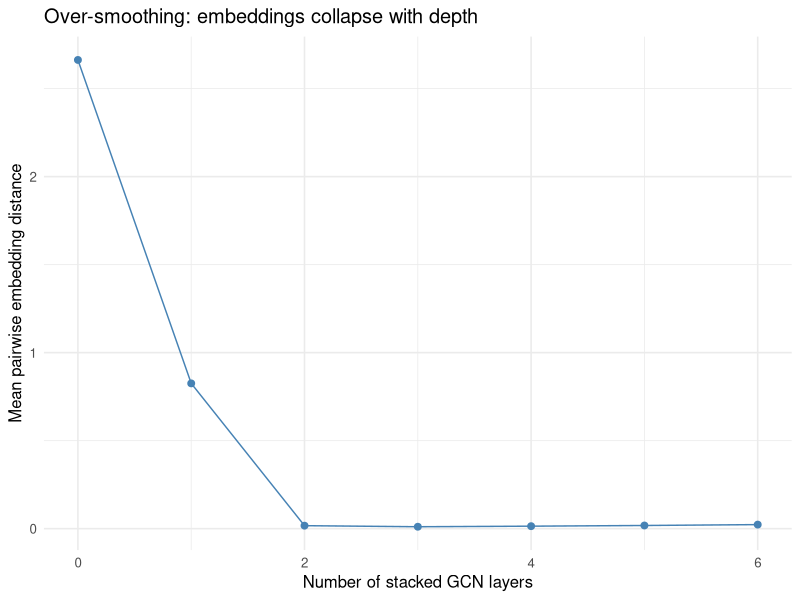

This figure's R source:
## ---- chunk 1
set.seed(1)

# 6 nodes: {1,2,3} form one cluster, {4,5,6} another, edge 3-4 is the bridge
A <- matrix(0, 6, 6)
edges <- rbind(
  c(1, 2), c(1, 3), c(2, 3),   # cluster 1 (a triangle)
  c(4, 5), c(4, 6), c(5, 6),   # cluster 2 (a triangle)
  c(3, 4)                      # bridge between clusters
)
for (e in seq_len(nrow(edges))) {
  i <- edges[e, 1]; j <- edges[e, 2]
  A[i, j] <- 1; A[j, i] <- 1   # undirected
}

# Symmetric normalized adjacency with self-loops: Ahat = Dt^{-1/2} (A+I) Dt^{-1/2}
gcn_norm <- function(A) {
  n  <- nrow(A)
  At <- A + diag(n)                 # add self-loops
  d  <- rowSums(At)                 # degrees including self-loop
  Dinv_sqrt <- diag(1 / sqrt(d))
  Dinv_sqrt %*% At %*% Dinv_sqrt
}

Ahat <- gcn_norm(A)

# One GCN layer: H_out = relu( Ahat %*% X %*% W )
relu <- function(z) pmax(z, 0)

gcn_layer <- function(X, Ahat, W) {
  relu(Ahat %*% X %*% W)
}

# Input features: 3 raw features per node, plus a fixed random projection W
d_in  <- 3
d_out <- 2
X <- matrix(rnorm(6 * d_in), nrow = 6, ncol = d_in)
W <- matrix(rnorm(d_in * d_out), nrow = d_in, ncol = d_out)

H1 <- gcn_layer(X, Ahat, W)
rownames(H1) <- paste0("node", 1:6)
colnames(H1) <- c("emb1", "emb2")
round(H1, 3)
## ---- chunk 2
emb_dist <- function(H, i, j) sqrt(sum((H[i, ] - H[j, ])^2))

within  <- mean(c(
  emb_dist(H1, 1, 2), emb_dist(H1, 1, 3), emb_dist(H1, 2, 3),
  emb_dist(H1, 4, 5), emb_dist(H1, 4, 6), emb_dist(H1, 5, 6)
))
across  <- mean(c(
  emb_dist(H1, 1, 4), emb_dist(H1, 1, 5), emb_dist(H1, 2, 6), emb_dist(H1, 3, 6)
))

c(within_cluster = round(within, 3), across_cluster = round(across, 3))
## ---- chunk 3
library(ggplot2)

# Build a larger graph: 4 clusters of 5 nodes arranged in a ring
make_ring_of_clusters <- function(n_clusters = 4, per = 5) {
  n <- n_clusters * per
  A <- matrix(0, n, n)
  idx <- split(seq_len(n), rep(seq_len(n_clusters), each = per))
  # dense within each cluster
  for (g in idx) for (i in g) for (j in g) if (i < j) { A[i, j] <- 1; A[j, i] <- 1 }
  # one bridge edge between consecutive clusters
  for (c in seq_len(n_clusters)) {
    nxt <- if (c == n_clusters) 1 else c + 1
    i <- idx[[c]][per]; j <- idx[[nxt]][1]
    A[i, j] <- 1; A[j, i] <- 1
  }
  A
}

A2   <- make_ring_of_clusters()
Ahat2 <- gcn_norm(A2)
n2 <- nrow(A2)

set.seed(7)
X2 <- matrix(rnorm(n2 * 4), nrow = n2)
W2 <- matrix(rnorm(4 * 4), nrow = 4)   # keep width fixed so we can iterate the layer

mean_pairwise_dist <- function(H) {
  D <- as.matrix(dist(H))
  mean(D[upper.tri(D)])
}

H  <- X2
records <- data.frame(depth = 0, dist = mean_pairwise_dist(H))
for (k in 1:6) {
  H <- gcn_layer(H, Ahat2, W2)
  records <- rbind(records, data.frame(depth = k, dist = mean_pairwise_dist(H)))
}

ggplot(records, aes(depth, dist)) +
  geom_line(color = "steelblue") +
  geom_point(size = 2, color = "steelblue") +
  labs(x = "Number of stacked GCN layers",
       y = "Mean pairwise embedding distance",
       title = "Over-smoothing: embeddings collapse with depth") +
  theme_minimal(base_size = 12)
